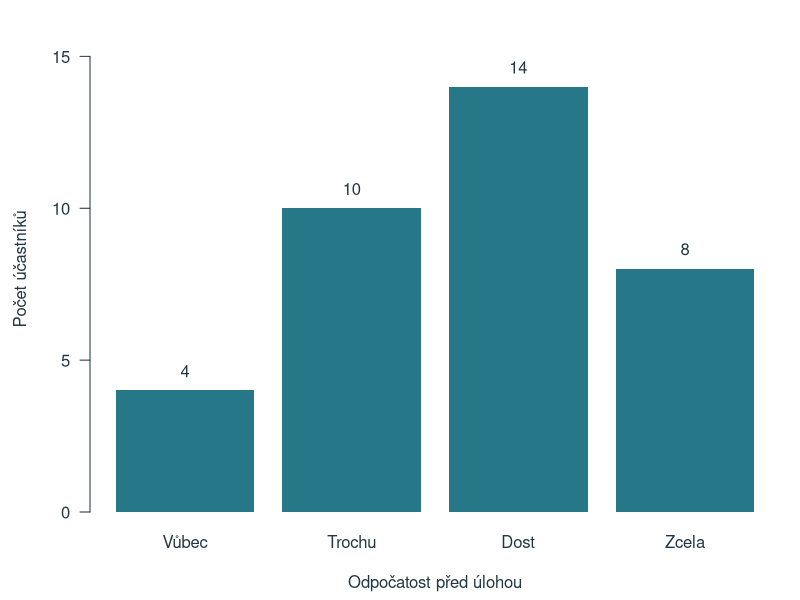
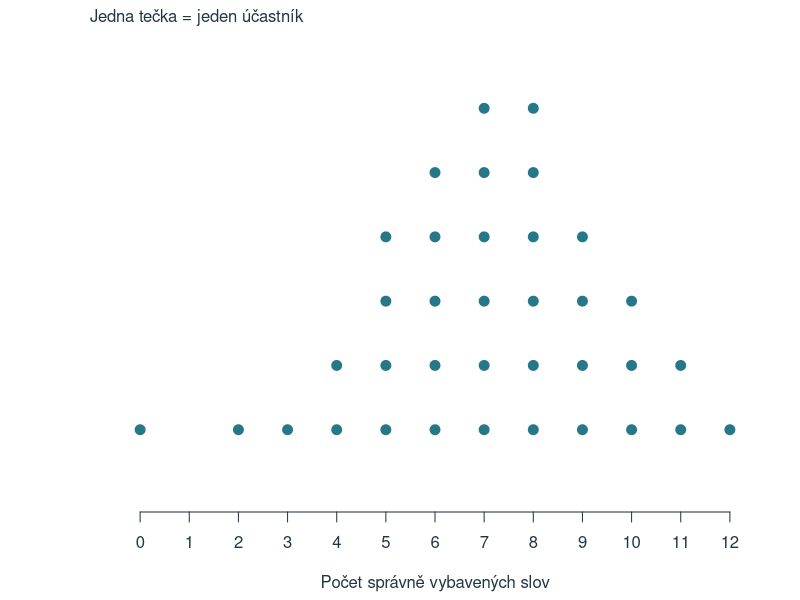
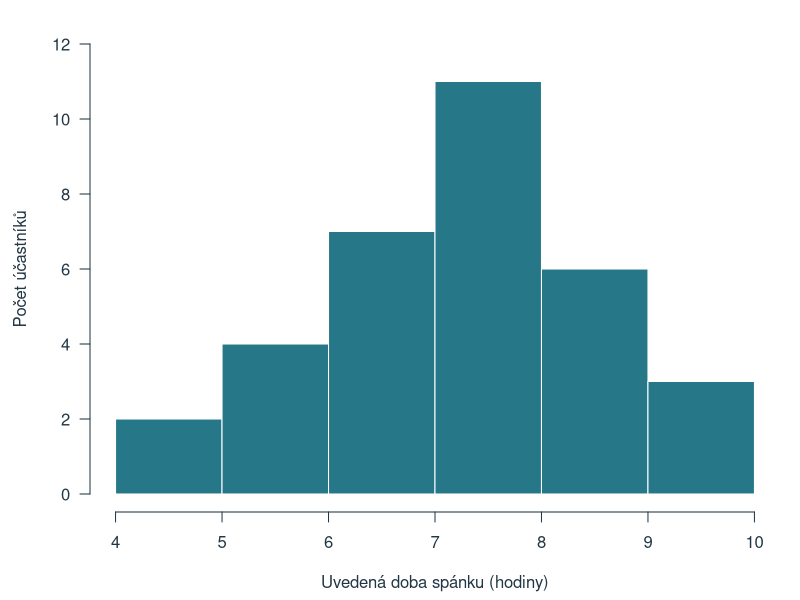
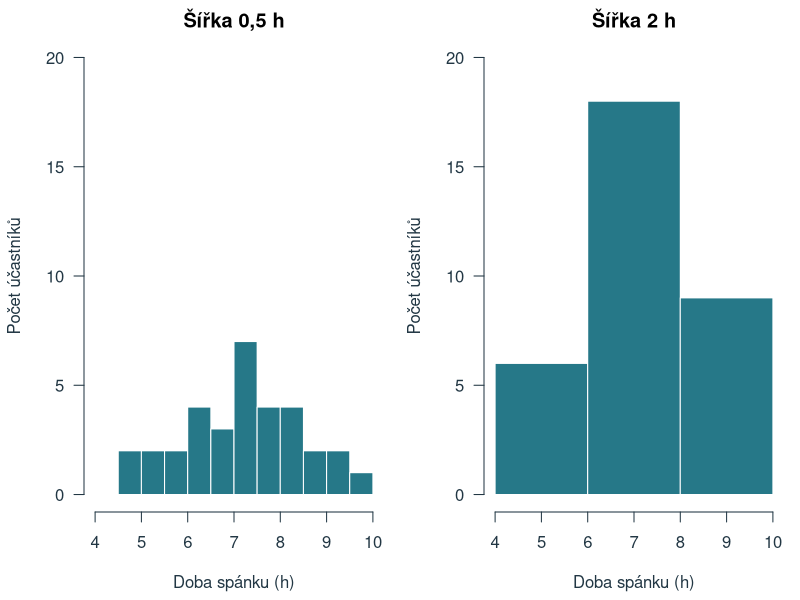
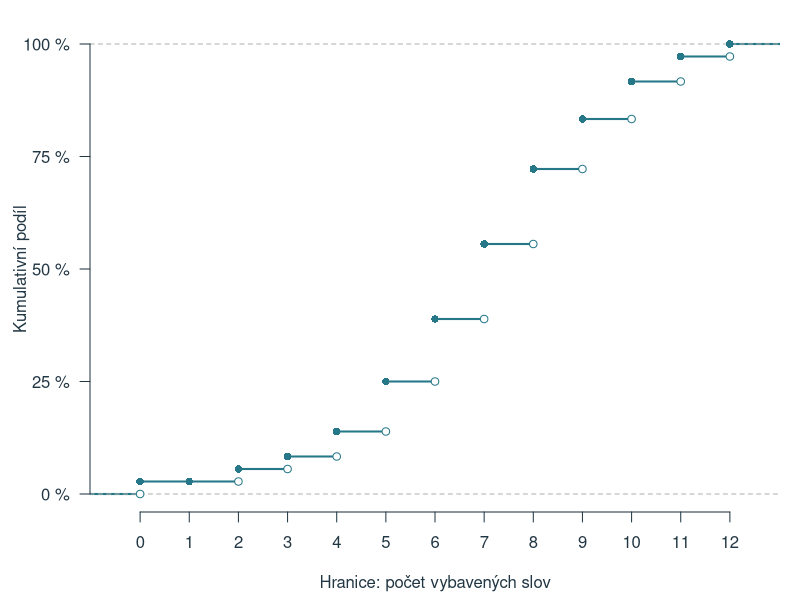
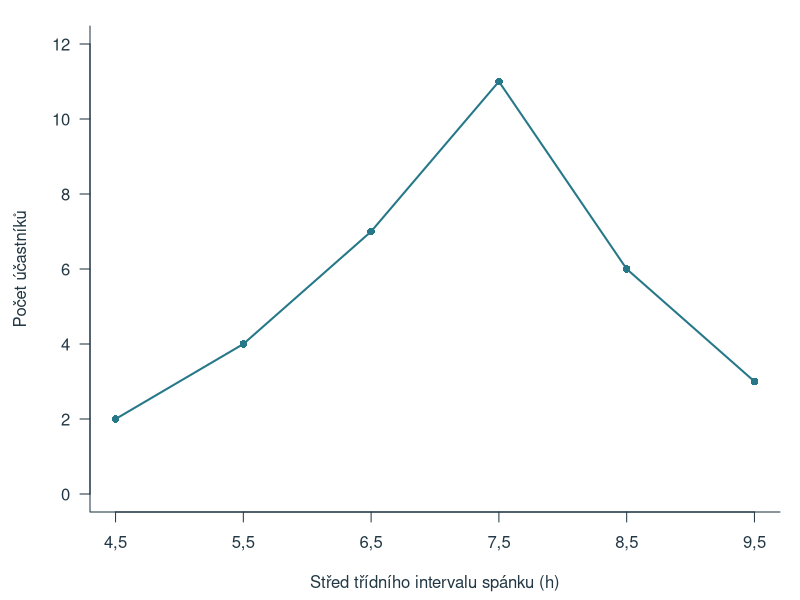
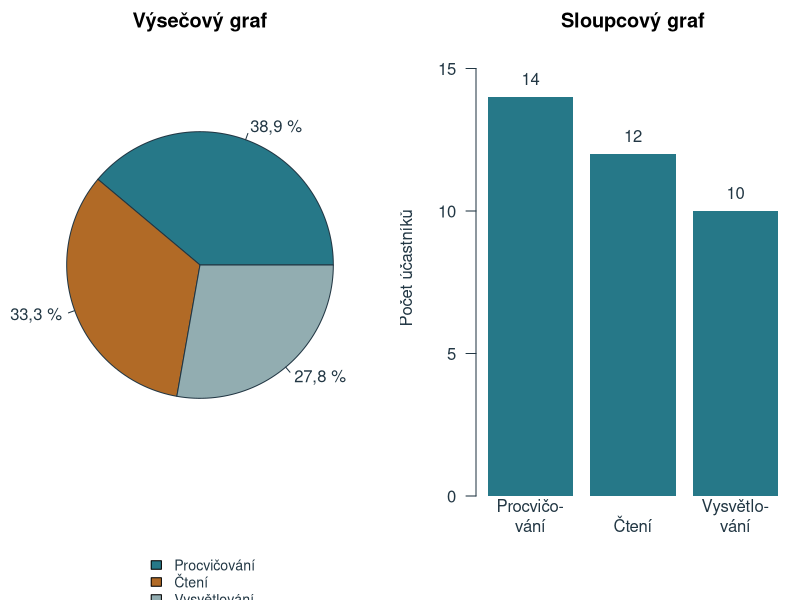
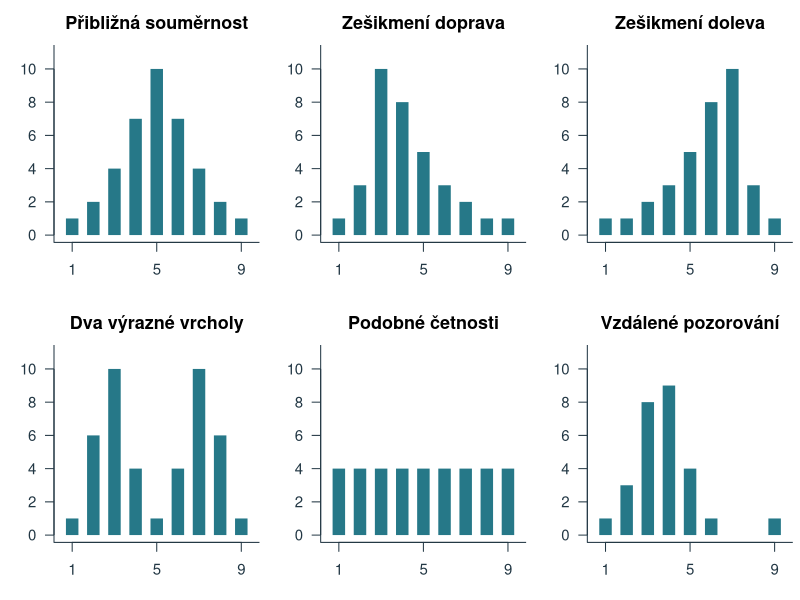

Recreate these plots in R, in order.
# Reproducible chapter figures. Base R only, run from the project root.
d <- read.csv('data/kapitola_02.csv', na.strings = '', fileEncoding = 'UTF-8')
out <- 'assets/chapter-02/plots'
dir.create(out, recursive = TRUE, showWarnings = FALSE)
ink <- '#223744'; blue <- '#267888'; orange <- '#B16A26'
draw <- function(name, code, width = 7, height = 4.5) {
  svg(file.path(out, paste0(name, '.svg')), width = width, height = height, family = 'sans', bg = 'white')
  par(mar = c(4.4, 4.5, 1.3, 1), las = 1, col.axis = ink, col.lab = ink, fg = ink, cex = 1)
  force(code)
  dev.off()
}
freq <- as.numeric(table(factor(d$odpocatost, levels = 1:4)))
draw('sloupce', {
  pos <- barplot(freq, names.arg = c('Vůbec', 'Trochu', 'Dost', 'Zcela'), col = blue,
    border = NA, ylim = c(0, 16), ylab = 'Počet účastníků', xlab = 'Odpočatost před úlohou')
  text(pos, freq + .65, freq)
})
draw('tecky', {
  v <- sort(d$slova); yy <- ave(v, v, FUN = seq_along)
  plot(v, yy, pch = 21, bg = blue, col = 'white', cex = 1.6, xlim = c(-.5, 12.5), ylim = c(0, 7),
    xaxt = 'n', yaxt = 'n', bty = 'n', xlab = 'Počet správně vybavených slov', ylab = '')
  axis(1, at = 0:12); mtext('Jedna tečka = jeden účastník', side = 3, adj = 0)
})
s <- d$spanek_h[!is.na(d$spanek_h)]
draw('histogram', {
  hist(s, breaks = 4:10, right = FALSE, col = blue, border = 'white', main = '',
    xlab = 'Uvedená doba spánku (hodiny)', ylab = 'Počet účastníků', xaxt = 'n', ylim = c(0, 12))
  axis(1, at = 4:10)
})
draw('intervaly', {
  par(mfrow = c(1, 2), mar = c(4.4, 4.2, 2, .8))
  for (w in c(.5, 2)) {
    hist(s, breaks = seq(4, 10, by = w), right = FALSE, col = blue, border = 'white',
      main = paste('Šířka', sub('.', ',', as.character(w), fixed = TRUE), 'h'),
      xlab = 'Doba spánku (h)', ylab = 'Počet účastníků', xlim = c(4, 10), ylim = c(0, 20))
  }
}, width = 8.2, height = 4)
draw('kumulativni', {
  plot(ecdf(d$slova), verticals = FALSE, do.points = FALSE, xlim = c(-.5, 12.5),
    ylim = c(0, 1), main = '', xlab = 'Hranice: počet vybavených slov', ylab = 'Kumulativní podíl',
    xaxt = 'n', yaxt = 'n', col = blue, lwd = 2, frame.plot = FALSE)
  axis(1, at = 0:12); axis(2, at = c(0, .25, .5, .75, 1), labels = c('0 %', '25 %', '50 %', '75 %', '100 %'))
  f <- table(factor(d$slova, levels = 0:12)); cum <- cumsum(f)/nrow(d)
  points(0:12, cum, pch = 16, col = blue)
  points((0:12)[f>0], c(0,head(cum,-1))[f>0], pch = 21, bg = 'white', col = blue)
})
draw('polygon', {
  h <- hist(s, breaks = 4:10, right = FALSE, plot = FALSE)
  plot(h$mids, h$counts, type = 'o', pch = 16, col = blue, lwd = 2, ylim = c(0, 12),
    xlab = 'Střed třídního intervalu spánku (h)', ylab = 'Počet účastníků', bty = 'l', xaxt = 'n')
  axis(1, at = h$mids, labels = sub('.', ',', as.character(h$mids), fixed = TRUE))
})
draw('vysecovy', {
  par(mfrow = c(1, 2), mar = c(5.5, 1, 2, 1))
  vals <- c(14, 12, 10); labs <- c('Procvičování', 'Čtení', 'Vysvětlování')
  pie(vals, labels = c('38,9 %', '33,3 %', '27,8 %'), col = c(blue, orange, '#92ADB1'), main = 'Výsečový graf')
  legend('bottom', legend = labs, fill = c(blue, orange, '#92ADB1'), bty = 'n', cex = .85, inset = c(0,-.28), xpd = NA)
  par(mar = c(5.2, 3.8, 2, .5))
  bp <- barplot(vals, names.arg = c('Procvičo-\nvání', 'Čtení', 'Vysvětlo-\nvání'), col = blue,
    ylim = c(0, 16), border = NA, ylab = 'Počet účastníků', main = 'Sloupcový graf')
  text(bp, vals+.65, vals)
}, width = 8.2, height = 4.8)
draw('tvary', {
  par(mfrow = c(2, 3), mar = c(3.2, 3, 2.5, .4), cex = .9)
  sets <- list(c(1,2,4,7,10,7,4,2,1), c(1,3,10,8,5,3,2,1,1), c(1,1,2,3,5,8,10,3,1),
    c(1,6,10,4,1,4,10,6,1), c(4,4,4,4,4,4,4,4,4), c(1,3,8,9,4,1,0,0,1))
  titles <- c('Přibližná souměrnost', 'Zešikmení doprava', 'Zešikmení doleva', 'Dva výrazné vrcholy', 'Podobné četnosti', 'Vzdálené pozorování')
  for (i in seq_along(sets)) {
    plot(1:9, sets[[i]], type='h', lwd=12, lend=1, col=blue, xlim=c(.5,9.5), ylim=c(0,11),
      main=titles[i], xlab='Hodnota', ylab='Četnost', bty='l', xaxt='n')
    axis(1, at=c(1,5,9))
  }
}, width=9, height=5.8)
draw('podlaha-strop', {
  par(mfrow=c(1,2), mar=c(4.3,4,2.2,.5))
  for (i in 1:2) {
    vals <- if(i==1) c(15,7,4,3,2,1,1,1,1,1,0,0,0) else rev(c(15,7,4,3,2,1,1,1,1,1,0,0,0))
    plot(0:12, vals, type='h', lwd=9, lend=1, col=blue, ylim=c(0,16),
      xlab='Počet správných odpovědí (0–12)', ylab='Počet účastníků', bty='l',
      main=if(i==1) 'Možný efekt podlahy' else 'Možný efekt stropu')
  }
}, width=8.2, height=4)
draw('osa', {
  par(mfrow=c(1,2), mar=c(4,4,2.2,.5))
  for(i in 1:2) {
    low <- if(i==1) 0 else 27
    plot(c(.4,2.6), c(low,33), type='n', xaxt='n', xlab='Soubor', ylab='Počet odpovědí ano',
      main=if(i==1) 'Osa od nuly' else 'Osa začíná na 27', bty='l')
    rect(c(.65,1.65), low, c(1.35,2.35), c(30,32), col=blue,border=NA)
    axis(1,at=1:2,labels=c('A','B'));text(1:2,c(30,32)+.3,c(30,32))
  }
}, width=8.2,height=4)
cat('Chapter 2: generated 10 figures from fixed data.\n')
